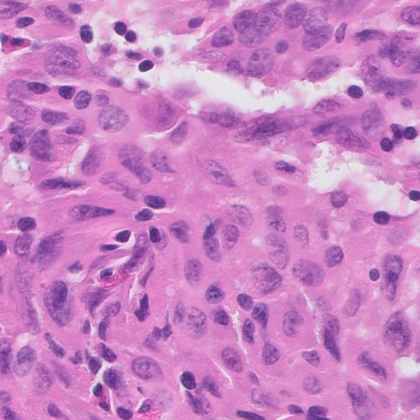
%> input picture main_lib/spatil_v2/lib/lymp_detection/data/case713_1001_501.png, 420 x 420 px, shrunk from 500 x 500 before the run
$ octave --eval "result = getWatershedMask(imread('data/case713_1001_501.png'));"   (GNU Octave 9; MATLAB toolbox functions it lacks are replaced by stand-ins)
%> lines starting %> are read from the running program, lines starting %| are printed output that depends on the picture
### libs/normalizeStaining.m
function [Inorm H E] = normalizeStaining(I, Io, beta, alpha, HERef, maxCRef)
% normalizeStaining: Normalize the staining appearance of images
% originating from H&E stained sections.
%
% Example use:
% See test.m.
%
% Input:
% I         - RGB input image;
% Io        - (optional) transmitted light intensity (default: 240);
% beta      - (optional) OD threshold for transparent pixels (default: 0.15);
% alpha     - (optional) tolerance for the pseudo-min and pseudo-max (default: 1);
% HERef     - (optional) reference H&E OD matrix (default value is defined);
% maxCRef   - (optional) reference maximum stain concentrations for H&E (default value is defined);
%
% Output:
% Inorm     - normalized image;
% H         - (optional) hematoxylin image;
% E         - (optional)eosin image;
%
% References:
% A method for normalizing histology slides for quantitative analysis. M.
% Macenko et al., ISBI 2009
%
% Efficient nucleus detector in histopathology images. J.P. Vink et al., J
% Microscopy, 2013
%
% Copyright (c) 2013, Mitko Veta
% Image Sciences Institute
% University Medical Center
% Utrecht, The Netherlands
%
% See the license.txt file for copying permission.
%

% transmitted light intensity
if ~exist('Io', 'var') || isempty(Io)
    Io = 240;
end

% OD threshold for transparent pixels
if ~exist('beta', 'var') || isempty(beta)
    beta = 0.15;
end

% tolerance for the pseudo-min and pseudo-max
if ~exist('alpha', 'var') || isempty(alpha)
    alpha = 1;
end

% reference H&E OD matrix
if ~exist('HERef', 'var') || isempty(HERef)
    HERef = [
        0.5626    0.2159
        0.7201    0.8012
        0.4062    0.5581
        ];
end

% reference maximum stain concentrations for H&E
if ~exist('maxCRef)', 'var') || isempty(maxCRef)
    maxCRef = [
        1.9705
        1.0308
        ];
end

h = size(I,1);
%> h = 420
w = size(I,2);
%> w = 420

I = double(I);

I = reshape(I, [], 3);

% calculate optical density
OD = -log((I+1)/Io);

% remove transparent pixels
ODhat = OD(~any(OD < beta, 2), :);

if isempty(ODhat)
   Inorm=255*ones(w,h,3);
   return;
end

% calculate eigenvectors
[V, ~] = eig(cov(ODhat));
%> V = [0.204 0.793 0.573; 0.259 -0.609 0.75; -0.944 0.00447 0.329]

[~,c]=size(V);
%> c = 3
if c<3
    Inorm=255*ones(w,h,3);
    return;
end

% project on the plane spanned by the eigenvectors corresponding to the two
% largest eigenvalues
That = ODhat*V(:,2:3);

% find the min and max vectors and project back to OD space
phi = atan2(That(:,2), That(:,1));

minPhi = prctile(phi, alpha);
%> minPhi = 1.65
maxPhi = prctile(phi, 100-alpha);
%> maxPhi = 1.98

vMin = V(:,2:3)*[cos(minPhi); sin(minPhi)];
%> vMin = [0.508; 0.797; 0.328]
vMax = V(:,2:3)*[cos(maxPhi); sin(maxPhi)];
%> vMax = [0.206; 0.931; 0.3]

% a heuristic to make the vector corresponding to hematoxylin first and the
% one corresponding to eosin second
if vMin(1) > vMax(1)
    HE = [vMin vMax];
%> HE = [0.508 0.206; 0.797 0.931; 0.328 0.3]
else
    HE = [vMax vMin];
end

% rows correspond to channels (RGB), columns to OD values
Y = reshape(OD, [], 3)';

% determine concentrations of the individual stains
C = HE \ Y;

% normalize stain concentrations
maxC = prctile(C, 99, 2);
%> maxC = [1.46; 0.847]

C = bsxfun(@rdivide, C, maxC);
C = bsxfun(@times, C, maxCRef);

% recreate the image using reference mixing matrix
Inorm = Io*exp(-HERef * C);
Inorm = reshape(Inorm', h, w, 3);
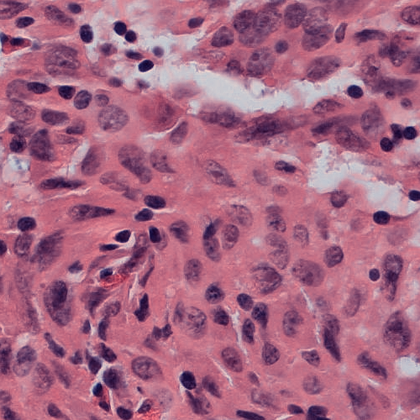
%> Inorm: size 420x420x3 double; mean R, G, B 191.8, 127.8, 155.2; drawn with min black and max white
Inorm = uint8(Inorm);
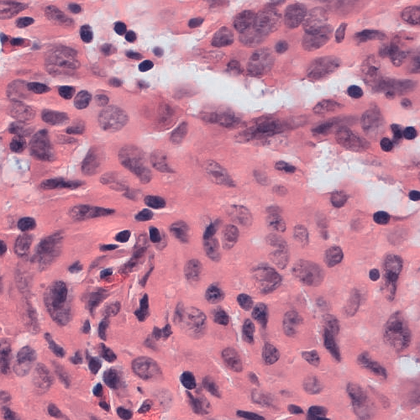
%> Inorm: size 420x420x3 uint8; mean R, G, B 191.8, 127.8, 155.2; mean of the top-left, top-right, bottom-left and bottom-right quarters 162.3, 160.4, 152, 158.4

if nargout > 1
    H = Io*exp(-HERef(:,1) * C(1,:));
    H = reshape(H', h, w, 3);
    H = uint8(H);
end

if nargout > 2
    E = Io*exp(-HERef(:,2) * C(2,:));
    E = reshape(E', h, w, 3);
    E = uint8(E);
end

end

### main_lib/nucleiSegmentationV2.m
function [nuclei properties] = nucleiSegmentationV2(I, varargin)
% nucleiSegmentation: Performs nuclei segmentation in histopathology
% images using multi-scale and multi-marker watershed segmentation.
%
% Usage:
% ---------
% [nuclei properties] = nucleiSegmentation(I);
%
% or
%
% [nuclei properties] = nucleiSegmentation(I, 'OptionalParameter', value);
%
% Input:
% ---------
% I - Grayscale input image with intensities scaled in the [0 255] range.
%
% For optional input parameters please have a look at the getParameters()
% subroutine of this function.
%
% Output:
% ---------
% nuclei     - Nuclei contours in the same format as returned by
%              bwboundaries().
% properties - Properties of the segmented regions in the same format as
%              returned by regionprops().
%
% Copyright (c) 2012, Mitko Veta
% Image Sciences Institute
% University Medical Center
% Utrecht, The Netherlands
% All rights reserved.
%
% Cheng speeded up the merging procedure on Oct. 3, 2015

p = getParameters(varargin{:});

% make sure the input image is in double format
I = double(I);

numScales=length(p.scales);
nuclei = cell(1, numScales);
properties = cell(1, numScales);
keep =[]; accepted = [];

%if isempty(gcp('nocreate')), pinfo = parcluster('local'); numpools = pinfo.NumWorkers; parpool(numpools-1); end
for n = 1:length(p.scales)

    disp(['Processing at scale ' num2str(p.scales(n)) ' pixels.']);

    Ip = morphologicalProcessing(I, p.scales(n));

    S = fastRadialSymmetryTransform(Ip, p.scales(n):2*p.scales(n), p.alpha, p.beta, p.kappa);

    LRadialSymmetry = markerControlledWatershedRadialSymmetry(Ip, S, p.h, p.scales(n), p.noBackgroundMarkers);

    [ERadialSymmetry LRadialSymmetry] = bwboundaries(LRadialSymmetry, 'noholes');

    PRadialSymmetry = regionProperties(I, LRadialSymmetry);

    LRegionalMinima = markerControlledWatershedRegionalMinima(Ip, p.scales(n), p.noBackgroundMarkers);

    [ERegionalMinima LRegionalMinima] = bwboundaries(LRegionalMinima, 'noholes');

    PRegionalMinima = regionProperties(I, LRegionalMinima);

    try
        P = cat(1, PRadialSymmetry, PRegionalMinima);
        E = cat(1, ERadialSymmetry, ERegionalMinima);
    catch ME
        fprintf('\ncatch statement added by George Lee - CCIPD, CWRU - 1/18/15: \n%s',ME.message);

        P1 = numel(PRadialSymmetry);
        P2 = numel(PRegionalMinima);

        E1 = numel(ERadialSymmetry);
        E2 = numel(ERegionalMinima);

        if P1>P2,		P = PRadialSymmetry;
        else		P = PRegionalMinima;
        end
        P(1)

        if E1>E2,		E = ERadialSymmetry;
        else		E = ERegionalMinima;
        end
        E(1)

    end


    if exist('P','var')
        if ~isempty(P)
            % remove regions with area that is too small or too large for current
            % scale
            accepted = ruleBasedClassification(P, {'Area', p.scales(n)^2*pi * [1 4]});

            % rule-based classification (rejection of false nuclei)
            accepted = accepted & ruleBasedClassification(P, p.featureRanges);

            nuclei{n} = E(accepted);
            properties{n} = P(accepted);
        else
            fprintf('\nP not found for scale %i from scales [%i %i] ', p.scales(n), p.scales(1), p.scales(end))
        end
    else
        fprintf('\nP not found for scale %i from scales [%i %i] ', p.scales(n), p.scales(1), p.scales(end))
    end

    if ~isempty(accepted)
        keep = [keep n];
    end

end
%% changed by George Lee - CCIPD, CWRU - 1/18/2015
% [17 lines of commented-out code are left out]

nuclei = cat(1, nuclei{keep});
properties = cat(1, properties{keep});
%% changed by George Lee - CCIPD, CWRU - 1/18/2015 ^^^

if length(nuclei)==0
    return;
end
%
% nuclei = cat(1, nuclei{:});
% properties = cat(1, properties{:});


fitness = cat(1, properties.Solidity);
centroids = cat(1, properties.Centroid);

disp('Merging contours.');

% tic
idx = mergeContours_s(nuclei, fitness, p.Th, centroids);
% toc

nuclei = nuclei(idx);
properties = properties(idx);

end

%==========================================================================
% Main processing blocks

% [173 lines left out: functions morphologicalProcessing, fastRadialSymmetryTransform, markerControlledWatershedRadialSymmetry, markerControlledWatershedRegionalMinima, ruleBasedClassification, not called in this run]


%==========================================================================
% Additional utilities

% [198 lines left out: functions regionProperties, labelmatrixToROI, not called in this run]

%==========================================================================
% Helpers

function b = checkNumericBounds(x, lowerBound, higherBound)

if ~exist('lowerBound', 'var')
    lowerBound = -Inf;
end

if ~exist('higherBound', 'var')
    higherBound = Inf;
end

x = x(:);

b = isnumeric(x) && all(x >= lowerBound) && all(x <= higherBound);

end

% [76 lines left out: functions degToRad, imGauss, imSobel, orderLabels, rotationTranslationMatrix, roundToOdd, not called in this run]

%==========================================================================
% Parameters parsing

function p = getParameters(varargin)

ip = inputParser;

% scales for multi-scale processing in micrometers:
ip.addOptional('scales', 6:13, @(x)checkNumericBounds(x, 0));
%1:5
%6:13

% fast radial symmetry transform properties (see Loy & Zelinski paper):
ip.addOptional('alpha', 1, @(x)checkNumericBounds(x, 0));

ip.addOptional('beta', 60, @(x)checkNumericBounds(x, 0));

ip.addOptional('kappa', 10, @(x)checkNumericBounds(x, 0));

% h parameter for extended regional minima (see imextendedmin.m):
ip.addOptional('h', 0.6, @(x)checkNumericBounds(x, 0));

% do not calculate background markers (faster):
ip.addOptional('noBackgroundMarkers', false, @islogical);

% properties ranges for rule based rejection:
ranges = {'Solidity', [0.875 1],...
    'MassDisplacement', [0 0.08],...
    'BoundarySaliency', [20 255]
    };

ip.addOptional('featureRanges', ranges, @iscell);

% threshold value for contour merging:
ip.addOptional('Th', 0.2,...
    @(x)checkNumericBounds(x, 0));

% parse properties
ip.parse(varargin{:});
p = ip.Results;

end

### main_lib/spatil_v2/lib/lymp_detection/getWatershedMask.m
function M=getWatershedMask( I, varargin )
%GETWATERSHEDMASK Uses the fast veta watershed approach to segment the
%nuclei of an image.
% I - image file
% arg1 - normalize image (default true)
% arg2 - min scale
% arg 3 - max scale


%addpath(genpath('nuclei_seg/veta_watershed'));
%addpath(genpath('nuclei_seg/GeneralLoG'));
%addpath(genpath('nuclei_seg/staining_normalization'));

[w,h,~]=size(I);


if nargin > 1
   normalize=varargin{1};
else
   normalize=true;
end

if nargin > 2
   minScale=varargin{2};
   maxScale=varargin{3};
else
    minScale=4;
    maxScale=6;
end

if normalize
    [normI] = normalizeStaining(I);
    I=normI(:,:,1);
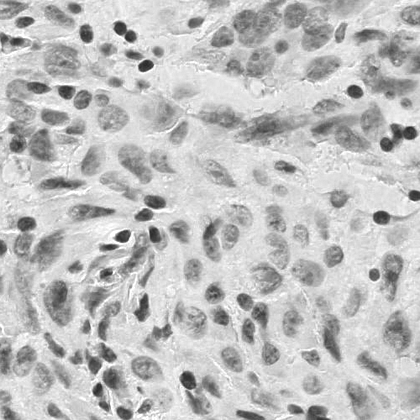
%> I: size 420x420 uint8; min 41, max 255, mean 191.8
end

p.scales=[minScale:2:maxScale];
[nuclei, ~] = nucleiSegmentationV2(I,p);
%> the run ends on the next line
M=zeros(w,h);

for k = 1:length(nuclei)
    nuc=nuclei{k};
    numPix=length(nuc);
    for ind=1:numPix
        M(nuc(ind,1),nuc(ind,2))=255;
    end
end

M = imfill(M,'holes');

end
